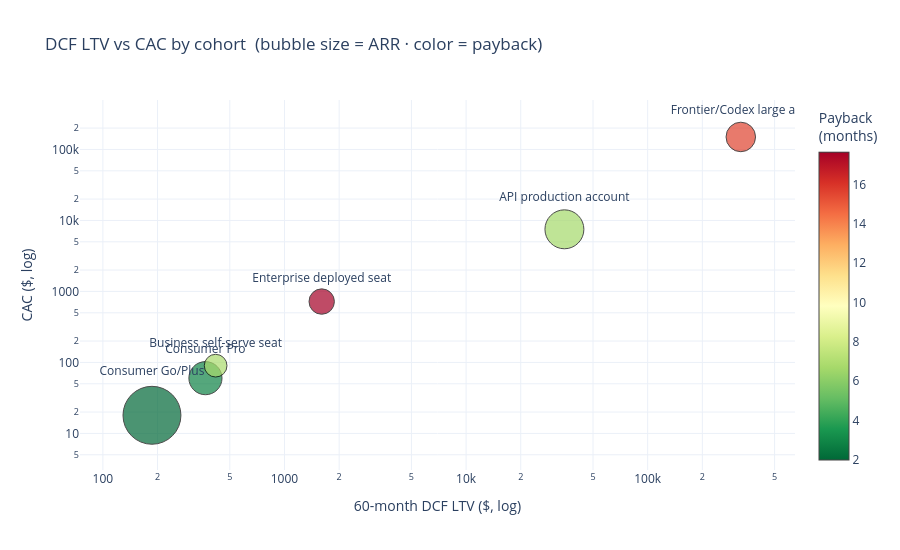

Write notebook code for a chart like this one.
### Markdown cell above
**Comment**
- **Learnings:** Pro and Frontier/Codex economics need either ARPU upside or churn control to maintain strong LTV/CAC.
- **Methodology:** Evaluate DCF LTV/CAC over churn and ARPU grids and draw the 3x threshold contour.
- **Assumptions:** Gross margin and CAC stay fixed while ARPU and churn vary.

### Code cell
# 5.4 Plotly bubble — interactive #1; DCF is the decision LTV
fig = go.Figure()
fig.add_trace(go.Scatter(
    x=ltv['decision_ltv'], y=ltv['cac'],
    mode='markers+text',
    marker=dict(
        size=np.sqrt(ltv['arr']/1e9) * 18,
        color=ltv['payback'],
        colorscale='RdYlGn_r',
        showscale=True,
        colorbar=dict(title='Payback<br>(months)'),
        line=dict(color='black', width=1),
        sizemode='diameter',
    ),
    text=ltv['cohort'],
    textposition='top center',
    hovertemplate=('<b>%{text}</b><br>'
                   'DCF LTV: $%{x:,.0f}<br>'
                   'CAC: $%{y:,.0f}<br>'
                   '<extra></extra>'),
))
fig.update_layout(
    title='DCF LTV vs CAC by cohort  (bubble size = ARR · color = payback)',
    xaxis=dict(type='log', title='60-month DCF LTV ($, log)'),
    yaxis=dict(type='log', title='CAC ($, log)'),
    width=900, height=550,
    template='plotly_white',
)
fig.show()

### Figure 1 — Plotly figure (JSON) as saved in the notebook; plotly's stock layout.template omitted (floating-point values rounded to 4 significant figures)
{"data": [{"hovertemplate": "<b>%{text}</b><br>DCF LTV: $%{x:,.0f}<br>CAC: $%{y:,.0f}<br><extra></extra>", "marker": {"color": [1.998, 2.857, 6.818, 17.65, 6.667, 15.62], "colorbar": {"title": {"text": "Payback<br>(months)"}}, "colorscale": [[0.0, "rgb(0,104,55)"], [0.1, "rgb(26,152,80)"], [0.2, "rgb(102,189,99)"], [0.3, "rgb(166,217,106)"], [0.4, "rgb(217,239,139)"], [0.5, "rgb(255,255,191)"], [0.6, "rgb(254,224,139)"], [0.7, "rgb(253,174,97)"], [0.8, "rgb(244,109,67)"], [0.9, "rgb(215,48,39)"], [1.0, "rgb(165,0,38)"]], "line": {"color": "black", "width": 1}, "showscale": true, "size": [57.93, 33.12, 22.72, 25.41, 38.95, 29.52], "sizemode": "diameter"}, "mode": "markers+text", "text": ["Consumer Go/Plus", "Consumer Pro", "Business self-serve seat", "Enterprise deployed seat", "API production account", "Frontier/Codex large acct"], "textposition": "top center", "type": "scatter", "x": [186.3, 367.1, 417.7, 1603.0, 34800.0, 325700.0], "y": [18, 60, 90, 720, 7500, 150000]}], "layout": {"height": 550, "title": {"text": "DCF LTV vs CAC by cohort  (bubble size = ARR · color = payback)"}, "width": 900, "xaxis": {"title": {"text": "60-month DCF LTV ($, log)"}, "type": "log"}, "yaxis": {"title": {"text": "CAC ($, log)"}, "type": "log"}}}
